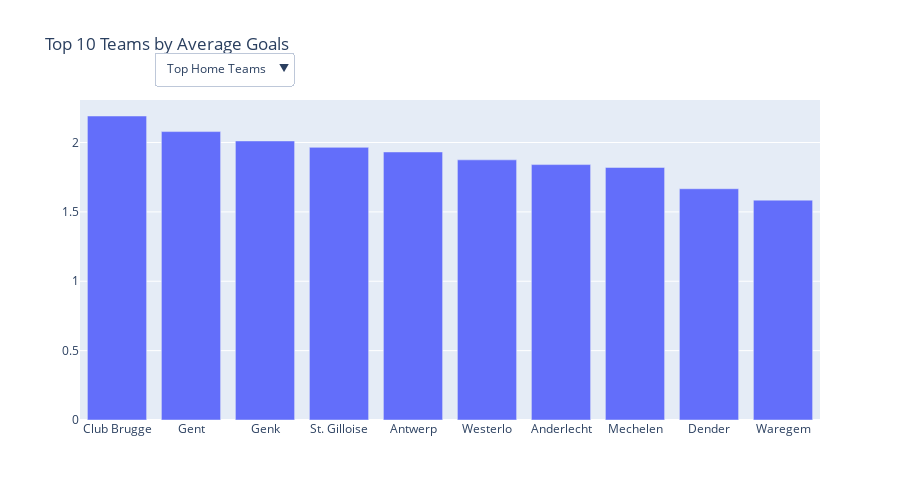

Write notebook code for a chart like this one.
### Code cell
import plotly.graph_objects as go

# Compute top 10 home teams
home_goals = df.groupby('HomeTeam')['FTHG'].mean().reset_index()
top_home = home_goals.sort_values(by='FTHG', ascending=False).head(10)

# Compute top 10 away teams
away_goals = df.groupby('AwayTeam')['FTAG'].mean().reset_index()
top_away = away_goals.sort_values(by='FTAG', ascending=False).head(10)

# Create the figure
fig = go.Figure()

# Add home team bar chart
fig.add_trace(go.Bar(
    x=top_home['HomeTeam'],
    y=top_home['FTHG'],
    name='Home Teams',
    visible=True
))

# Add away team bar chart
fig.add_trace(go.Bar(
    x=top_away['AwayTeam'],
    y=top_away['FTAG'],
    name='Away Teams',
    visible=False
))

# Add dropdown to toggle visibility
fig.update_layout(
    title='Top 10 Teams by Average Goals',
    updatemenus=[
        dict(
            type='dropdown',
            direction='down',
            buttons=[
                dict(label='Top Home Teams',
                     method='update',
                     args=[{'visible': [True, False]},
                           {'title': 'Top 10 Home Teams by Avg Goals',
                            'yaxis': {'title': 'Avg Home Goals'}}]),
                dict(label='Top Away Teams',
                     method='update',
                     args=[{'visible': [False, True]},
                           {'title': 'Top 10 Away Teams by Avg Goals',
                            'yaxis': {'title': 'Avg Away Goals'}}]),
            ],
            showactive=True,
            x=0.1,
            xanchor="left",
            y=1.15,
            yanchor="top"
        ),
    ]
)

fig.update_layout(height=500)

fig.show()

### Figure 1 — Plotly figure (JSON) as saved in the notebook; plotly's stock layout.template omitted (floating-point values rounded to 4 significant figures)
{"data": [{"name": "Home Teams", "type": "bar", "visible": true, "x": ["Club Brugge", "Gent", "Genk", "St. Gilloise", "Antwerp", "Westerlo", "Anderlecht", "Mechelen", "Dender", "Waregem"], "y": [2.191, 2.079, 2.011, 1.965, 1.932, 1.875, 1.841, 1.82, 1.667, 1.585]}, {"name": "Away Teams", "type": "bar", "visible": false, "x": ["Dender", "St. Gilloise", "Club Brugge", "Genk", "Gent", "Anderlecht", "Charleroi", "Antwerp", "Westerlo", "Oud-Heverlee Leuven"], "y": [2.333, 2.158, 1.83, 1.648, 1.557, 1.5, 1.414, 1.36, 1.359, 1.338]}], "layout": {"height": 500, "title": {"text": "Top 10 Teams by Average Goals"}, "updatemenus": [{"buttons": [{"args": [{"visible": [true, false]}, {"title": "Top 10 Home Teams by Avg Goals", "yaxis": {"title": "Avg Home Goals"}}], "label": "Top Home Teams", "method": "update"}, {"args": [{"visible": [false, true]}, {"title": "Top 10 Away Teams by Avg Goals", "yaxis": {"title": "Avg Away Goals"}}], "label": "Top Away Teams", "method": "update"}], "direction": "down", "showactive": true, "type": "dropdown", "x": 0.1, "xanchor": "left", "y": 1.15, "yanchor": "top"}]}}
